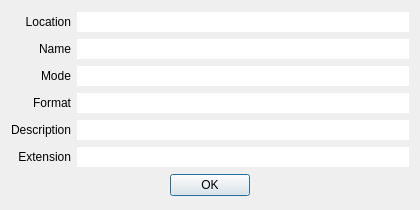
<?xml version="1.0" encoding="UTF-8"?>
<ui version="4.0">
 <class>ImageInfoDialog</class>
 <widget class="QDialog" name="ImageInfoDialog">
  <property name="enabled">
   <bool>true</bool>
  </property>
  <property name="geometry">
   <rect>
    <x>0</x>
    <y>0</y>
    <width>420</width>
    <height>210</height>
   </rect>
  </property>
  <property name="minimumSize">
   <size>
    <width>420</width>
    <height>210</height>
   </size>
  </property>
  <property name="maximumSize">
   <size>
    <width>420</width>
    <height>210</height>
   </size>
  </property>
  <property name="windowTitle">
   <string>Image Info</string>
  </property>
  <layout class="QGridLayout" name="gridLayout">
   <item row="3" column="1">
    <widget class="QLineEdit" name="formatLine">
     <property name="frame">
      <bool>false</bool>
     </property>
     <property name="alignment">
      <set>Qt::AlignCenter</set>
     </property>
     <property name="readOnly">
      <bool>true</bool>
     </property>
    </widget>
   </item>
   <item row="0" column="1">
    <widget class="QLineEdit" name="locationLine">
     <property name="focusPolicy">
      <enum>Qt::NoFocus</enum>
     </property>
     <property name="frame">
      <bool>false</bool>
     </property>
     <property name="alignment">
      <set>Qt::AlignCenter</set>
     </property>
     <property name="readOnly">
      <bool>true</bool>
     </property>
    </widget>
   </item>
   <item row="6" column="0" colspan="2">
    <widget class="QDialogButtonBox" name="submitButton">
     <property name="orientation">
      <enum>Qt::Horizontal</enum>
     </property>
     <property name="standardButtons">
      <set>QDialogButtonBox::Ok</set>
     </property>
     <property name="centerButtons">
      <bool>true</bool>
     </property>
    </widget>
   </item>
   <item row="1" column="1">
    <widget class="QLineEdit" name="nameLine">
     <property name="frame">
      <bool>false</bool>
     </property>
     <property name="alignment">
      <set>Qt::AlignCenter</set>
     </property>
     <property name="readOnly">
      <bool>true</bool>
     </property>
    </widget>
   </item>
   <item row="0" column="0">
    <widget class="QLabel" name="locationLabel">
     <property name="text">
      <string>Location</string>
     </property>
     <property name="alignment">
      <set>Qt::AlignRight|Qt::AlignTrailing|Qt::AlignVCenter</set>
     </property>
    </widget>
   </item>
   <item row="2" column="1">
    <widget class="QLineEdit" name="modeLine">
     <property name="frame">
      <bool>false</bool>
     </property>
     <property name="alignment">
      <set>Qt::AlignCenter</set>
     </property>
     <property name="readOnly">
      <bool>true</bool>
     </property>
    </widget>
   </item>
   <item row="4" column="1">
    <widget class="QLineEdit" name="descriptionLine">
     <property name="frame">
      <bool>false</bool>
     </property>
     <property name="alignment">
      <set>Qt::AlignCenter</set>
     </property>
     <property name="readOnly">
      <bool>true</bool>
     </property>
    </widget>
   </item>
   <item row="5" column="1">
    <widget class="QLineEdit" name="extensionLine">
     <property name="frame">
      <bool>false</bool>
     </property>
     <property name="alignment">
      <set>Qt::AlignCenter</set>
     </property>
     <property name="readOnly">
      <bool>true</bool>
     </property>
    </widget>
   </item>
   <item row="1" column="0">
    <widget class="QLabel" name="nameLabel">
     <property name="text">
      <string>Name</string>
     </property>
     <property name="alignment">
      <set>Qt::AlignRight|Qt::AlignTrailing|Qt::AlignVCenter</set>
     </property>
    </widget>
   </item>
   <item row="2" column="0">
    <widget class="QLabel" name="modeLabel">
     <property name="text">
      <string>Mode</string>
     </property>
     <property name="alignment">
      <set>Qt::AlignRight|Qt::AlignTrailing|Qt::AlignVCenter</set>
     </property>
    </widget>
   </item>
   <item row="3" column="0">
    <widget class="QLabel" name="formatLabel">
     <property name="text">
      <string>Format</string>
     </property>
     <property name="alignment">
      <set>Qt::AlignRight|Qt::AlignTrailing|Qt::AlignVCenter</set>
     </property>
    </widget>
   </item>
   <item row="4" column="0">
    <widget class="QLabel" name="descriptionLabel">
     <property name="text">
      <string>Description</string>
     </property>
     <property name="alignment">
      <set>Qt::AlignRight|Qt::AlignTrailing|Qt::AlignVCenter</set>
     </property>
    </widget>
   </item>
   <item row="5" column="0">
    <widget class="QLabel" name="extensionLabel">
     <property name="text">
      <string>Extension</string>
     </property>
     <property name="alignment">
      <set>Qt::AlignRight|Qt::AlignTrailing|Qt::AlignVCenter</set>
     </property>
    </widget>
   </item>
  </layout>
 </widget>
 <resources/>
 <connections>
  <connection>
   <sender>submitButton</sender>
   <signal>accepted()</signal>
   <receiver>ImageInfoDialog</receiver>
   <slot>accept()</slot>
   <hints>
    <hint type="sourcelabel">
     <x>248</x>
     <y>254</y>
    </hint>
    <hint type="destinationlabel">
     <x>157</x>
     <y>274</y>
    </hint>
   </hints>
  </connection>
  <connection>
   <sender>submitButton</sender>
   <signal>rejected()</signal>
   <receiver>ImageInfoDialog</receiver>
   <slot>reject()</slot>
   <hints>
    <hint type="sourcelabel">
     <x>316</x>
     <y>260</y>
    </hint>
    <hint type="destinationlabel">
     <x>286</x>
     <y>274</y>
    </hint>
   </hints>
  </connection>
 </connections>
</ui>
